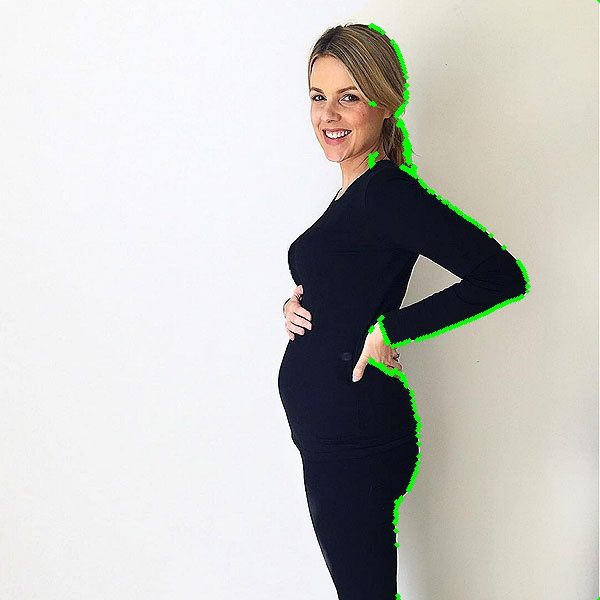
#> input picture concepts/test.jpg, 600 x 600 px
$ python sum_profile.py test.jpg square3.jpg square3.jpg
#> lines starting #> are read from the running program, lines starting #| are printed output that depends on the picture
import numpy as np
from scipy import ndimage, misc, stats
from PIL import Image
import sys
import matplotlib.pyplot as plt
from skimage.filters.rank import median
from skimage.morphology import disk
from skimage import img_as_float
from scipy import ndimage
from subprocess import call

HORIZONTAL = 0
VERTICAL = 1

def sumProfile(img, axis=0):
    img = toGray(img)
    return img.sum(axis=axis)

def toGray(img):
    if len(img.shape) == 2 or img.shape[2] == 1:
        #Already gray
        return img
    r, g, b = img[:,:,0], img[:,:,1], img[:,:,2]

    gray = 0.2989 * r + 0.5870 * g + 0.1140 * b
    return gray

'''Shifts profile over profile2 to find the minimum difference between them, returns the shift amount.'''
def getShift(profile, profile2):
    profile1length = profile.shape[0]
    profile1half = int(profile1length/2)
    profile2length = profile2.shape[0]
    # print('Profile 1 length: ', profile1length, ' profile 2 length: ', profile2length)
    minLength = min(profile1length, profile2length)
    # print('Min length: ', minLength)
    minSum = sum(np.abs(np.subtract(profile[:minLength], profile2[:minLength])))
    print('Initial sum: ', minSum)
    result = 0
    # From left to center
    for x in range(profile1half):
        shiftedProfile = np.lib.pad(profile[profile1half - x: profile1length], (0,profile1half - x), 'constant', constant_values=(0,0))
        diff =  sum(np.abs(np.subtract(shiftedProfile[:minLength], profile2[:minLength])))
        if(min(minSum, diff) == diff):
            print('Got a new sum: ', profile1half - x, ' with sum ', diff)
            result = profile1half - x
            minSum = diff

    # From center to right
    for x in range(profile1half):
        shiftedProfile = np.lib.pad(profile[0: profile1length - x], (x,0), 'constant', constant_values=(0,0))
        diff =  sum(np.abs(np.subtract(shiftedProfile[:minLength], profile2[:minLength])))
        print(x, '2 sum: ', diff)
        if(min(minSum, diff) == diff):
            print('2 Got a new sum: ', x, ' with sum ', diff)
            result = x
            minSum == diff
    # return sum(np.abs(np.subtract(profile, profile2)))
    return result


if __name__ == "__main__":
    inputPath1 = sys.argv[1]
    inputPath2 = sys.argv[2]

    # Only use argument 3 if it exists.
    try:
        plotPath = sys.argv[3]

        if(plotPath.split('.')[-1] != 'png'):
            raise ValueError('Output path for the plot must end with \".png\"')
    except ValueError:
        print('Something')
    except:
        pass


    # Transform the original image using a median filter of radius 22px.
    img = ndimage.imread(inputPath1, flatten=True)
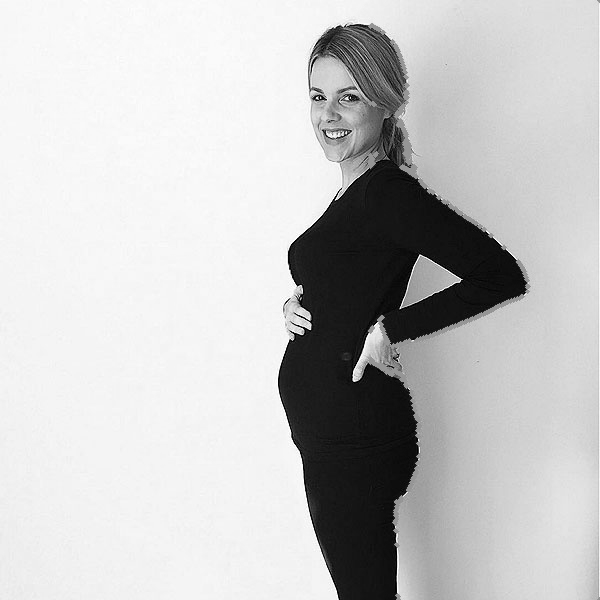
#> img: shape (600, 600) float32; min 0, max 255, mean 196.5
    img2 = ndimage.imread(inputPath2, flatten=True)
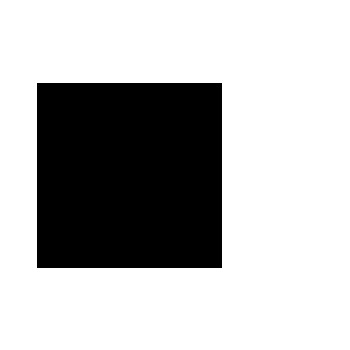
#> input picture concepts/square3.jpg, 350 x 350 px
#> img2: shape (350, 350) float32; min 0, max 255, mean 183.8
    # img = median(img, disk((60)))
    img = ndimage.gaussian_filter(img, sigma=3)
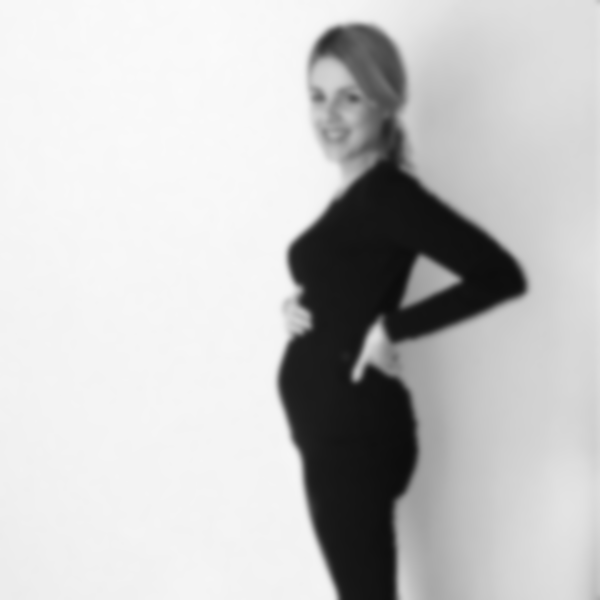
#> img: shape (600, 600) float32; min 12.7, max 250.4, mean 196.5
    img2 = ndimage.gaussian_filter(img2, sigma=3)
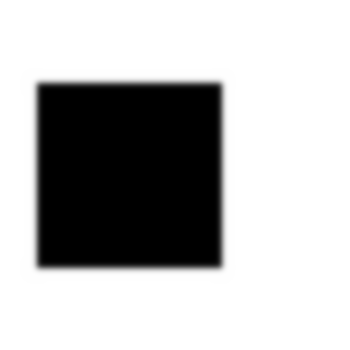
#> img2: shape (350, 350) float32; min 0, max 255, mean 183.8

    # Get the profile for each axis.
    vProfile = sumProfile(img, 0) # Horizontal profile
#> vProfile = 600 values, max 147886 at index 196, min 29924.7 at index 388, mean 117920
    hProfile = sumProfile(img, 1) # Vertical profile
#> hProfile = 600 values, max 143690.3 at index 4, min 94946.8 at index 254, mean 117920

    vProfile2 = sumProfile(img2, 0) # Horizontal profile
#> vProfile2 = 350 values, max 89250 at index 0, min 42075 at index 50, mean 64315.4
    hProfile2 = sumProfile(img2, 1) # Vertical profile
#> hProfile2 = 350 values, max 89250 at index 0, min 42077 at index 98, mean 64315.4

    # TODO: switch the axes and superimpose image behind it.

    # Horizontal plot 1
    plt.figure(0)
    plt.plot(hProfile, label='original 1')
    plt.plot(hProfile2, label='original 2')
    plt.legend()
#> (the run stopped early here; a loop or call above may not have finished)
